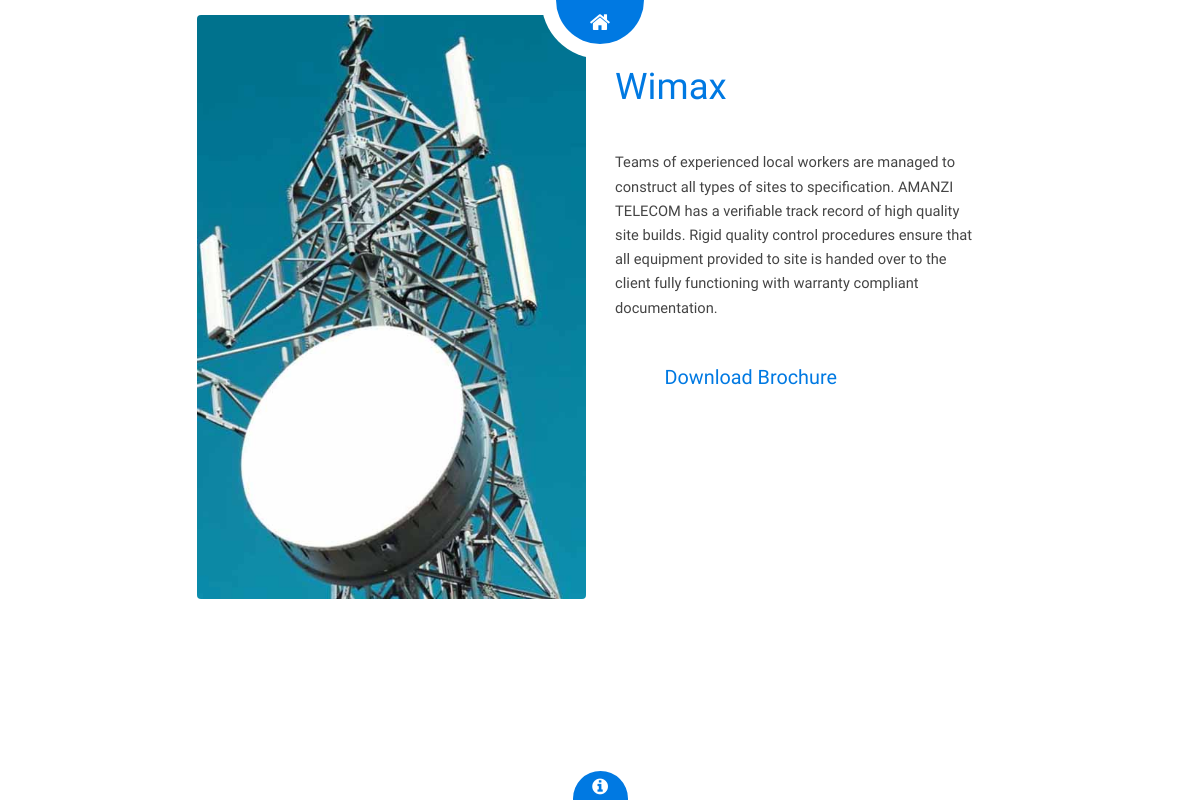
Screenshot of /detail_ver/6 with the database file from the repository.
### loader/models.py (models this page shows, shortened)
class Content(models.Model):
    page = models.IntegerField()
    title = models.CharField(max_length=50)
    image = models.ImageField()
    info = models.TextField()
    download = models.FileField(upload_to='document/s', blank=True)

### loader/views.py (the view)
# urls.py: path('detail_ver/<int:page>', views.detail_2, name='detail_ver'),
def detail_2(request, page):
    data = Content.objects.get(pk=page)
    context = {'info': data}
    return render(request, 'Page/detail02.html', context)

### templates/Page/detail02.html (shortened to what this page needs)
{% extends "base.html" %}
{% load staticfiles %}
{% block content %}
			<header id="header" class="preview">
				<div class="inner">
					<a href="{% url 'home' %}" class="button hidden"><span>Home</span></a>
				</div>
			</header>
			<div id="preview" class="vertical">
				<div class="inner">
					<div class="image fit">
						<img src="{{ info.image.url }}" alt="" />
					</div>
					<div class="content">
						<header>
							<h2>{{ info.title }}</h2>
						</header>
						<p> {{ info.info }} </p>
						<a href="#" class="button big alt"><span>Download Brochure</span></a>
					</div>
				</div>
			</div>
{% endblock %}

### rows the page displays
Content: image (picture), title "Wimax", info "Teams of experienced local workers are managed to construct all types of sites to specification. AMANZI TELECOM has a verifiable track record of high quality site builds. Rigid quality control procedures ensure that all equipment provided to site is handed over to the client fully functioning with warranty compliant documentation."
